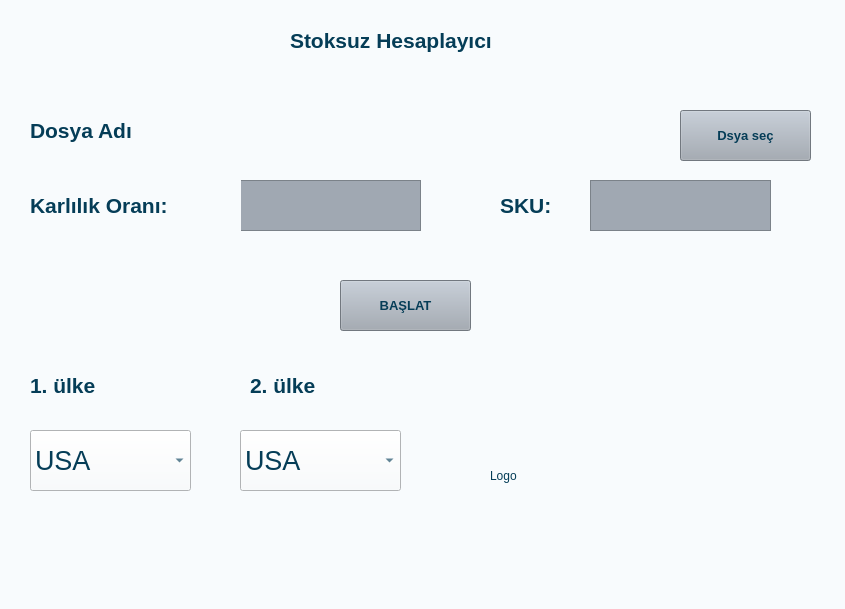
<?xml version="1.0" encoding="UTF-8"?>
<ui version="4.0">
 <class>MainWindow</class>
 <widget class="QMainWindow" name="MainWindow">
  <property name="geometry">
   <rect>
    <x>0</x>
    <y>0</y>
    <width>845</width>
    <height>609</height>
   </rect>
  </property>
  <property name="windowTitle">
   <string>MainWindow</string>
  </property>
  <property name="styleSheet">
   <string notr="true">color: rgb(5, 61, 87);
background-color: rgb(248, 251, 253);</string>
  </property>
  <widget class="QWidget" name="centralwidget">
   <widget class="QPushButton" name="dosyasec">
    <property name="geometry">
     <rect>
      <x>680</x>
      <y>110</y>
      <width>131</width>
      <height>51</height>
     </rect>
    </property>
    <property name="font">
     <font>
      <pointsize>10</pointsize>
      <weight>75</weight>
      <bold>true</bold>
     </font>
    </property>
    <property name="styleSheet">
     <string notr="true">background-color: rgb(160, 168, 178);</string>
    </property>
    <property name="text">
     <string>Dsya seç</string>
    </property>
   </widget>
   <widget class="QLabel" name="kupon_id_label_5">
    <property name="geometry">
     <rect>
      <x>290</x>
      <y>10</y>
      <width>301</width>
      <height>61</height>
     </rect>
    </property>
    <property name="font">
     <font>
      <pointsize>16</pointsize>
      <weight>75</weight>
      <bold>true</bold>
     </font>
    </property>
    <property name="text">
     <string>Stoksuz Hesaplayıcı</string>
    </property>
   </widget>
   <widget class="QLabel" name="dosya_adi">
    <property name="geometry">
     <rect>
      <x>30</x>
      <y>110</y>
      <width>621</width>
      <height>41</height>
     </rect>
    </property>
    <property name="font">
     <font>
      <pointsize>16</pointsize>
      <weight>75</weight>
      <bold>true</bold>
     </font>
    </property>
    <property name="text">
     <string>Dosya Adı</string>
    </property>
   </widget>
   <widget class="QTextEdit" name="deger">
    <property name="geometry">
     <rect>
      <x>240</x>
      <y>180</y>
      <width>181</width>
      <height>51</height>
     </rect>
    </property>
    <property name="font">
     <font>
      <pointsize>20</pointsize>
     </font>
    </property>
    <property name="styleSheet">
     <string notr="true">background-color: rgb(160, 168, 178);</string>
    </property>
   </widget>
   <widget class="QLabel" name="kupon_id_label_7">
    <property name="geometry">
     <rect>
      <x>30</x>
      <y>180</y>
      <width>211</width>
      <height>51</height>
     </rect>
    </property>
    <property name="font">
     <font>
      <pointsize>16</pointsize>
      <weight>75</weight>
      <bold>true</bold>
     </font>
    </property>
    <property name="text">
     <string>Karlılık Oranı: </string>
    </property>
   </widget>
   <widget class="QPushButton" name="Baslat">
    <property name="geometry">
     <rect>
      <x>340</x>
      <y>280</y>
      <width>131</width>
      <height>51</height>
     </rect>
    </property>
    <property name="font">
     <font>
      <pointsize>10</pointsize>
      <weight>75</weight>
      <bold>true</bold>
     </font>
    </property>
    <property name="styleSheet">
     <string notr="true">background-color: rgb(160, 168, 178);</string>
    </property>
    <property name="text">
     <string>BAŞLAT</string>
    </property>
   </widget>
   <widget class="QLabel" name="logo">
    <property name="geometry">
     <rect>
      <x>490</x>
      <y>380</y>
      <width>321</width>
      <height>191</height>
     </rect>
    </property>
    <property name="text">
     <string>Logo</string>
    </property>
   </widget>
   <widget class="QComboBox" name="ulke1">
    <property name="geometry">
     <rect>
      <x>30</x>
      <y>430</y>
      <width>161</width>
      <height>61</height>
     </rect>
    </property>
    <property name="font">
     <font>
      <pointsize>20</pointsize>
     </font>
    </property>
    <item>
     <property name="text">
      <string>USA</string>
     </property>
    </item>
    <item>
     <property name="text">
      <string>Canada</string>
     </property>
    </item>
    <item>
     <property name="text">
      <string>Meksika</string>
     </property>
    </item>
    <item>
     <property name="text">
      <string>Birleşik Arap emirlikleri</string>
     </property>
    </item>
    <item>
     <property name="text">
      <string>Singapur</string>
     </property>
    </item>
    <item>
     <property name="text">
      <string>Avustralya</string>
     </property>
    </item>
    <item>
     <property name="text">
      <string>Japonya</string>
     </property>
    </item>
    <item>
     <property name="text">
      <string>Almanya</string>
     </property>
    </item>
    <item>
     <property name="text">
      <string>Brezilya</string>
     </property>
    </item>
    <item>
     <property name="text">
      <string>Fransa</string>
     </property>
    </item>
    <item>
     <property name="text">
      <string>Hollanda</string>
     </property>
    </item>
   </widget>
   <widget class="QLabel" name="kupon_id_label_8">
    <property name="geometry">
     <rect>
      <x>30</x>
      <y>360</y>
      <width>161</width>
      <height>51</height>
     </rect>
    </property>
    <property name="font">
     <font>
      <pointsize>16</pointsize>
      <weight>75</weight>
      <bold>true</bold>
     </font>
    </property>
    <property name="text">
     <string>1. ülke</string>
    </property>
   </widget>
   <widget class="QLabel" name="kupon_id_label_9">
    <property name="geometry">
     <rect>
      <x>250</x>
      <y>360</y>
      <width>161</width>
      <height>51</height>
     </rect>
    </property>
    <property name="font">
     <font>
      <pointsize>16</pointsize>
      <weight>75</weight>
      <bold>true</bold>
     </font>
    </property>
    <property name="text">
     <string>2. ülke</string>
    </property>
   </widget>
   <widget class="QComboBox" name="ulke2">
    <property name="geometry">
     <rect>
      <x>240</x>
      <y>430</y>
      <width>161</width>
      <height>61</height>
     </rect>
    </property>
    <property name="font">
     <font>
      <pointsize>20</pointsize>
     </font>
    </property>
    <item>
     <property name="text">
      <string>USA</string>
     </property>
    </item>
    <item>
     <property name="text">
      <string>Canada</string>
     </property>
    </item>
    <item>
     <property name="text">
      <string>Meksika</string>
     </property>
    </item>
    <item>
     <property name="text">
      <string>Birleşik Arap emirlikleri</string>
     </property>
    </item>
    <item>
     <property name="text">
      <string>Singapur</string>
     </property>
    </item>
    <item>
     <property name="text">
      <string>Avustralya</string>
     </property>
    </item>
    <item>
     <property name="text">
      <string>Japonya</string>
     </property>
    </item>
    <item>
     <property name="text">
      <string>Almanya</string>
     </property>
    </item>
    <item>
     <property name="text">
      <string>Brezilya</string>
     </property>
    </item>
    <item>
     <property name="text">
      <string>Fransa</string>
     </property>
    </item>
    <item>
     <property name="text">
      <string>Hollanda</string>
     </property>
    </item>
   </widget>
   <widget class="QTextEdit" name="SKU">
    <property name="geometry">
     <rect>
      <x>590</x>
      <y>180</y>
      <width>181</width>
      <height>51</height>
     </rect>
    </property>
    <property name="font">
     <font>
      <pointsize>20</pointsize>
     </font>
    </property>
    <property name="styleSheet">
     <string notr="true">background-color: rgb(160, 168, 178);</string>
    </property>
   </widget>
   <widget class="QLabel" name="kupon_id_label_10">
    <property name="geometry">
     <rect>
      <x>500</x>
      <y>180</y>
      <width>81</width>
      <height>51</height>
     </rect>
    </property>
    <property name="font">
     <font>
      <pointsize>16</pointsize>
      <weight>75</weight>
      <bold>true</bold>
     </font>
    </property>
    <property name="text">
     <string>SKU: </string>
    </property>
   </widget>
  </widget>
  <widget class="QStatusBar" name="statusbar"/>
 </widget>
 <resources/>
 <connections/>
</ui>
